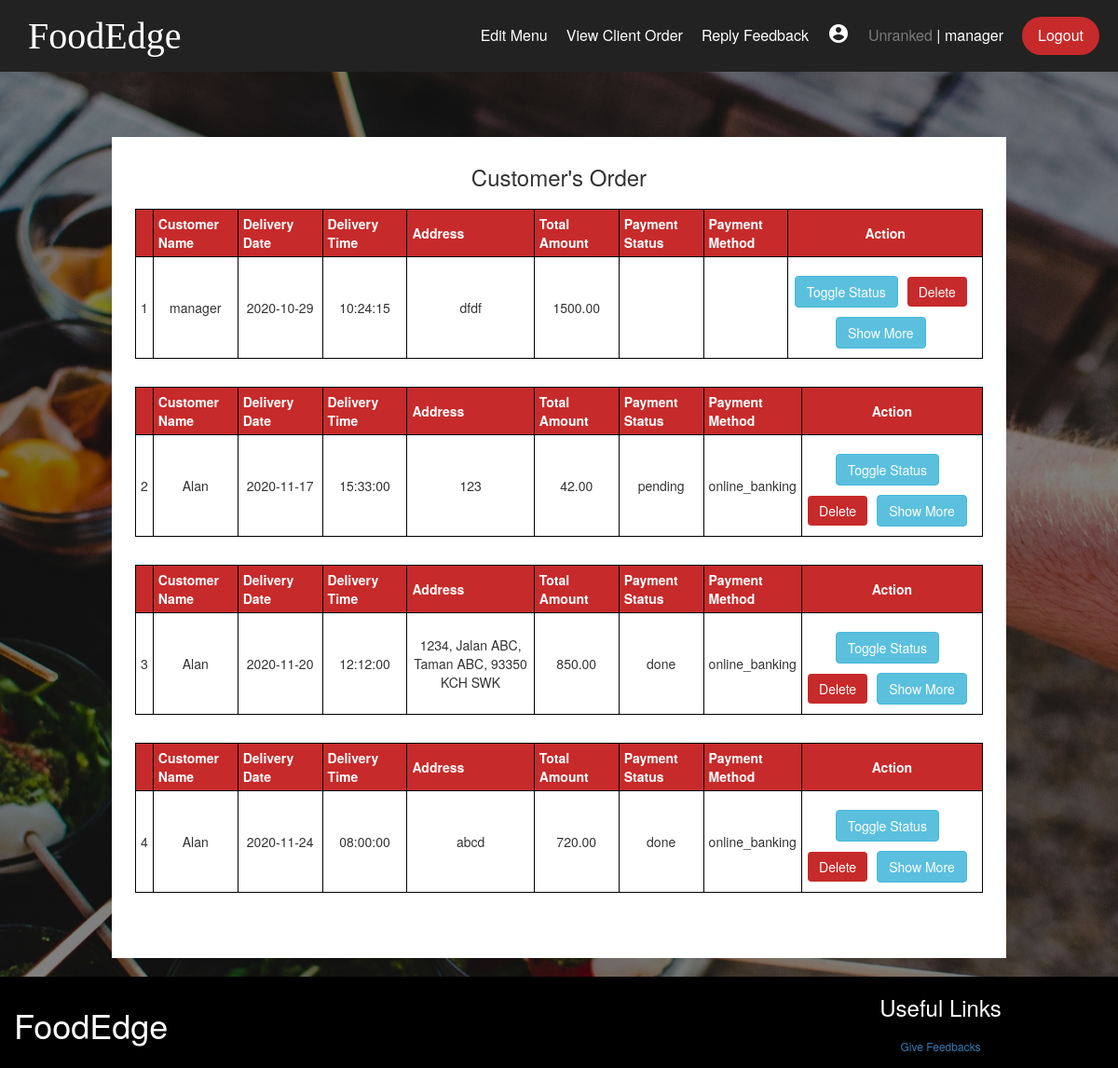
Before: /orderManagement.php (signed in) with the older database file.
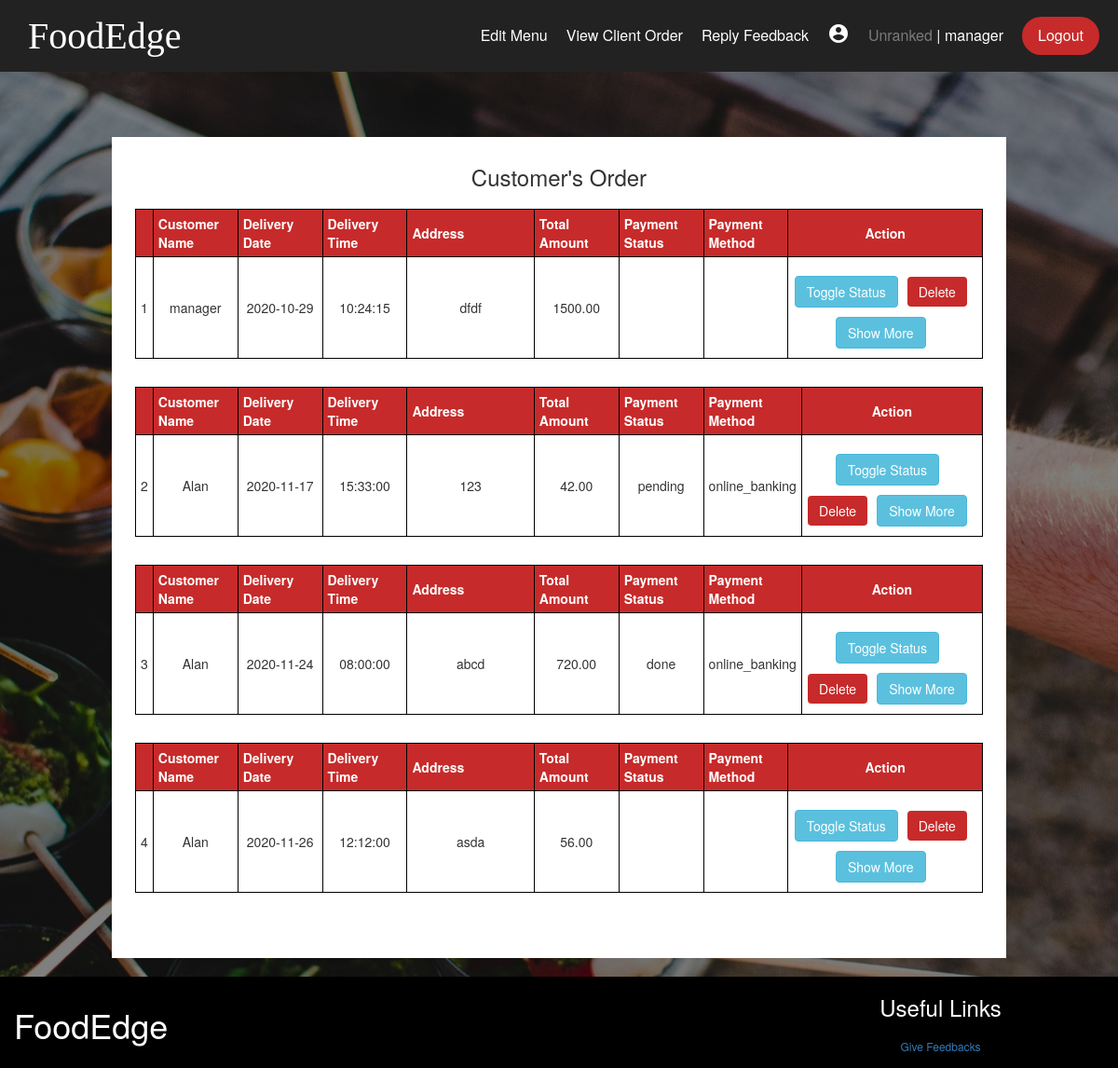
After: the same page with the newer database file.
### tables this page shows
CREATE TABLE `orderdb` (
  `orderID` int(11) NOT NULL,
  `userID` int(11) NOT NULL,
  `deliveryTime` time NOT NULL,
  `deliveryDate` date NOT NULL,
  `address` varchar(255) NOT NULL,
  `totalOriPrice` decimal(7,2) NOT NULL,
  `totalAmount` decimal(7,2) NOT NULL,
  `paymentStatus` varchar(255) NOT NULL,
  `paymentMethod` varchar(255) NOT NULL
);

CREATE TABLE `userdb` (
  `userID` int(11) NOT NULL,
  `type` int(11) NOT NULL,
  `username` varchar(255) NOT NULL,
  `password` varchar(255) NOT NULL,
  `email` varchar(255) NOT NULL,
  `phoneNo` varchar(255) NOT NULL,
  `totalPurchased` int(11) NOT NULL,
  `membershipRank` text DEFAULT NULL
);

### orderManagement.php (the view, shortened to what this page needs)
<?php
	require 'Include/header.php';
	$sql = "SELECT * FROM orderdb JOIN userdb ON orderdb.userID = userdb.userID order by deliveryDate ASC";
	$sqldata = mysqli_query($conn, $sql) or die("error getting data");
	?>
	<section id="content">
	<div class="replyFeedback-page">
		<h3 class="feedback-h3">Customer's Order</h3>
	<?php
	$count=1;
	while($row = mysqli_fetch_array($sqldata, MYSQLI_ASSOC)){
		?>
		<table class="cart-table" style="margin-bottom: 30px;"><tr>
			<th></th>
			<th width="10%">Customer Name</th>
			<th width="10%">Delivery Date</th>
			<th width="10%">Delivery Time</th>
			<th width="15%">Address</th>
			<th width="10%">Total Amount</th>
			<th width="10%">Payment Status</th>
			<th width="10%">Payment Method</th>
			<th> Action</th>
			</tr>
				<tr>
					<td><?php echo $count; ?></td>
					<td><?php echo $row['username']; ?></td>
					<td><?php echo $row['deliveryDate']; ?></td>
					<td><?php echo $row['deliveryTime']; ?></td>
					<td><?php echo $row['address']; ?></td>
					<td><?php echo $row['totalAmount']; ?></td>
					<td><?php echo $row['paymentStatus']; ?></td>
					<td><?php echo $row['paymentMethod']; ?></td>
					<td><button class="btn btn-info upload_btn" id="Edit-<?php echo $row['orderID'] ?>:<?php echo $row['productID'] ?>" onclick="editSortOrder(this.id)">Toggle Status</button><button class="btn btn-info upload_btn" style="background-color: #c72a2a; border: none;" id="<?php echo $row['orderID'] ?>:<?php echo $row['productID'] ?>" onclick="deleteData(this.id)">Delete</button><button class="btn btn-info upload_btn" id="Show:<?php echo $row['orderID']; ?>" onclick="showDetails(this.id)">Show More</button></td>
				</tr>
		</table>
<?php
		$count++;
	}
?>
</div>
</section>
<?php
	include_once "Include/footer.php";
?>

Changed rows visible on the page:
removed orderdb: userID.username "Alan", deliveryDate "2020-11-20", deliveryTime "12:12:00", address "1234, Jalan ABC, Taman ABC, 93350 KCH SWK", totalAmount "850.00", paymentStatus "done", paymentMethod "online_banking"
added orderdb: userID.username "Alan", deliveryDate "2020-11-26", deliveryTime "12:12:00", address "asda", totalAmount "56.00"
